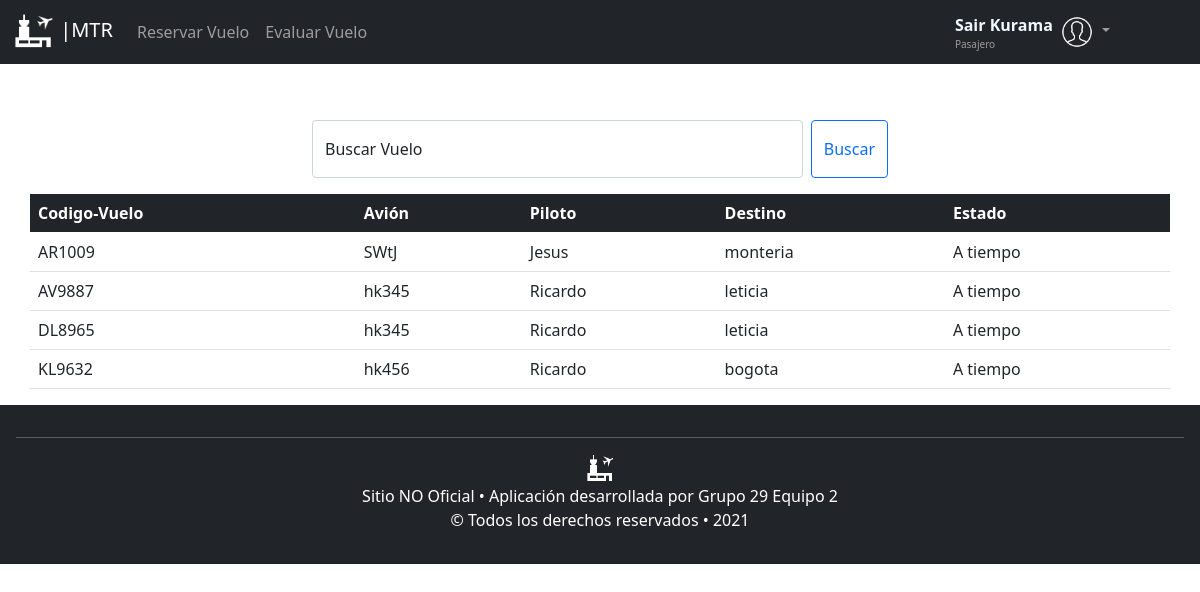
/ (signed in), run on the app's committed database.
### tables this page shows
CREATE TABLE personas (nombre VARCHAR (45) NOT NULL, apellido VARCHAR (45) NOT NULL, identificacion INTEGER NOT NULL, correo VARCHAR (100) PRIMARY KEY, contrasena VARCHAR (256) NOT NULL, tipo_usuario INTEGER NOT NULL);

CREATE TABLE vuelos (codigo VARCHAR (8) PRIMARY KEY, fecha DATE NOT NULL, hora TIME NOT NULL, destino VARCHAR (45) NOT NULL REFERENCES ciudades (nombre_ciudad), avion VARCHAR (45) NOT NULL REFERENCES aviones (matricula) ON UPDATE CASCADE, piloto VARCHAR (100) NOT NULL REFERENCES personas (correo) ON UPDATE CASCADE, puerta INTEGER NOT NULL);

### app.py (the view)
@app.route('/', methods=('GET', 'POST'))
def index():
    try:
        if request.method == 'POST':
            print("entre por post")
            db = get_db()
            busqueda = request.form['busqueda']
            result = db.execute(
                'SELECT codigo,avion,piloto,destino FROM vuelos where codigo =' + "'"+busqueda + "'"
            ).fetchall()
            print(result)
            close_db()
            return render_template('consultas.html', datos=result)
        else:
            print("entre por get")
            db = get_db()
            todos = []
            lista2 = []
            lista3 = []
            codigo = db.execute(
                'select codigo from vuelos'
            ).fetchall()
            todos.append(codigo)
            avion = db.execute(
                'SELECT avion FROM vuelos'
            ).fetchall()
            todos.append(avion)
            pilotos = db.execute(
                'SELECT piloto FROM vuelos'
            ).fetchall()
            todos.append(pilotos)
            destino = db.execute(
                'SELECT destino FROM vuelos'
            ).fetchall()
            todos.append(destino)
            close_db()
            for x in todos:
                lista = []
                for j in x:
                    lista.append(j[0])
                lista2.append(lista)
            for a in range(len(lista2)):
                lista = []
                for i in range(4):
                    print(lista2[i][a])
                    lista.append(lista2[i][a])
                lista3.append(lista)
            return render_template('consultas.html', datos=lista3)
    except:
        return render_template('consultas.html')

### app.py (called while the page is built)
@app.before_request
def load_logged_in_user():
    print("Entre al before request :)")
    user_id = session.get('user_id')
    if(user_id is None):
        g.user = None
    else:
        g.user = get_db().execute(
            'SELECT * FROM personas WHERE correo = ?', (user_id,)
        ).fetchone()

### db.py (called while the page is built)
def get_db():
    try:
        if 'db' not in g:
            g.db=sqlite3.connect('aeropuerto.db')
        return g.db
    except Error:
        print(Error)

### templates/consultas.html (shortened to what this page needs)
{% extends "layout.html" %}
{% block contenido %}
<br>
<br>
<form class="d-flex form-floating mb-3 container-sm " id="margenBuscar" method="POST">
  <input name="busqueda" class="form-control me-2" id="floatingInput" type="search" placeholder="Buscar vuelos" aria-label="Search">
  <label for="floatingInput" id="labelBuscar">Buscar Vuelo</label>
  <button class="btn btn-outline-primary" type="submit">Buscar</button>
</form>
<table class="table container-sm">
  <thead class="table-dark">
    <tr>
      <th scope="col">Codigo-Vuelo</th>
      <th scope="col">Avión</th>
      <th scope="col">Piloto</th>
      <th scope="col">Destino</th>
      <th scope="col">Estado</th>
    </tr>
  </thead>
  <tbody>
    {% for a in datos %}
    <tr>
      {% for j in a %}
        <td> {% print(j) %}</td>
      {% endfor %}
      <td> A tiempo</td>
    </tr>
    {% endfor %}
  </tbody>
</table>
{% endblock %}

### templates/layout.html (shortened to what this page needs)
<!DOCTYPE html>
<html>
<head>
    <link href="https://cdn.jsdelivr.net/npm/bootstrap@5.0.0-beta2/dist/css/bootstrap.min.css" rel="stylesheet"
>
    <link rel="stylesheet" type="text/css" href="/static/CSS/estiloLayout.css">
</head>
<body>
    <header>
        <nav class="navbar fixed-top  navbar-expand-lg navbar-dark bg-dark">
            <div class="container-fluid">
                <a class="navbar-brand" href="/">
                    <img src="/static/images/aeropuertoIcon.png" alt="" width="43"
                        height="38">
                    |MTR
                </a>
                <div class="collapse navbar-collapse" id="navbarSupportedContent">
                    {% if not g.user %}
                        <ul class="navbar-nav me-auto mb-2 mb-lg-0">
                        <!--    <li class="nav-item">
                                <a class="nav-link active" aria-current="page" href="#">Home</a>
                            </li>-->
                        </ul>
                        <ul class="navbar-nav mb-2 mb-lg-0">
                            <li class="nav-item">
                                <a href="/login" class="btn btn-link" id="btnRegistrar">Ingresar</a>
                            </li>
                            <li class="nav-item">
                                <a href="/registro" class="btn btn-link" id="btnRegistrar">Registrar</a>
                            </li>
                        </ul>
                    {% else %}
                    <ul class="navbar-nav me-auto mb-2 mb-lg-0">
                            {% if g.user[5]==1 %}
                                <li class="nav-item">
                                    <a class="nav-link" aria-current="page" href="/reservar">Reservar Vuelo</a>
                                </li>
                                <li class="nav-item">
                                    <a class="nav-link" aria-current="page" href="/evaluar">Evaluar Vuelo</a>
                                </li>
                            {% endif %}
                        </ul>
                        <div class="float-sm-start" >
                            <span class="fs-6 fw-bold  align-middle text-capitalize" style="color: aliceblue;">{{g.user[0]}}  {{g.user[1]}}</span>
                            <br>
                            {% if g.user[5]==1 %}
                            <span class="navbar-text" style="font-size: x-small;">
                                Pasajero
                              </span>
                            {% endif %}
                        </div>
                        <ul class="navbar-nav mb-2 mb-lg-0" style="margin-right: 5%;">
                            <li class="nav-item dropdown">
                                <a class="nav-link dropdown-toggle" id="desplegableUser" href="#" id="navbarDropdown"
                                    role="button" data-bs-toggle="dropdown" aria-expanded="false">
                                    <img src="/static/images/user.png" width="49%">
                                </a>
                            </li>
                        </ul>
                    {% endif %}
                </div>
            </div>
        </nav>
    </header>
    <div>
        <br>
        <br>
        <br>
    </div>
    {% block contenido %}
    {% endblock %}
    <footer style="border-bottom: 100cm;" class="p-3 mb-2 bg-dark text-white">
        <hr />
        <img src="/static/images/aeropuertoIcon.png" width="30px" height="30px" id="imageFooter">
        <p>
            Sitio NO Oficial • Aplicación desarrollada por Grupo 29 Equipo 2
        <br>
            &copy; Todos los derechos reservados • 2021
        </p>
    </footer>
</body>
</html>

### static/CSS/estiloLayout.css (style rules this page uses)
footer { text-align: center }
#margenBuscar { max-width: 50%; }
#labelBuscar { margin-left: 2%; }
.d-flex { margin-bottom: auto }

### data on the page
personas: nombre "Sair", apellido "Kurama"
vuelos: codigo "AR1009", avion "hk456", piloto "Ricardo", destino "bogota"
vuelos: avion "SWtJ", piloto "Jesus", destino "monteria", codigo "AV9887"
vuelos: avion "hk345", piloto "Ricardo", destino "leticia"
vuelos: codigo "DL8965"
vuelos: avion "hk345", piloto "Ricardo", destino "leticia", codigo "KL9632"
